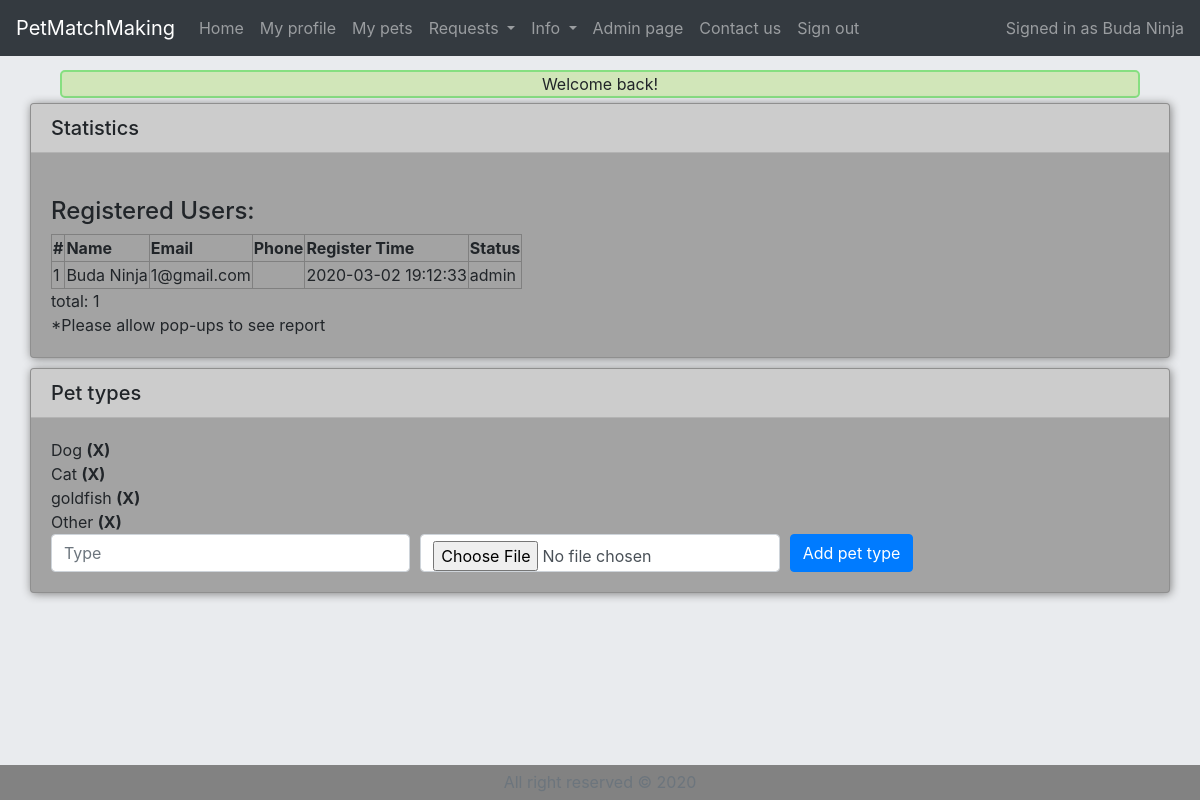
The app's page /main.php?admin (signed in), older data.
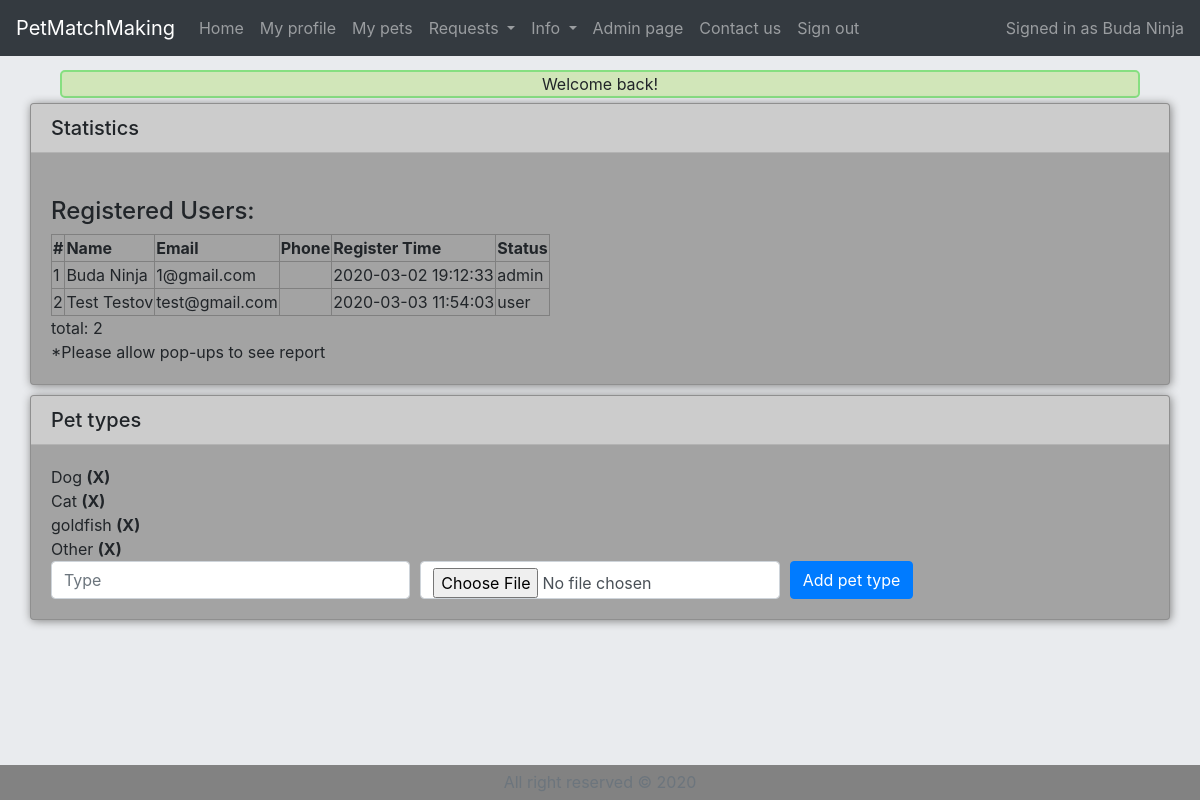
The same page, newer data.
### tables this page shows
CREATE TABLE `users` (
  `userID` int(11) NOT NULL,
  `userEmail` varchar(64) NOT NULL,
  `userPassword` varchar(64) NOT NULL,
  `userFName` varchar(64) NOT NULL,
  `userLName` varchar(64) NOT NULL,
  `userPhone` varchar(64) NOT NULL,
  `userBirthday` date NOT NULL,
  `userAbout` text NOT NULL,
  `userRegisterTime` datetime NOT NULL,
  `userStatus` varchar(64) NOT NULL
);

### classes/dbClass.php (called while the page is built, shortened)
<?php
require_once "User.php";
class dbClass
{
    private $host;
    private $db;
    private $charset;
    private $user;
    private $pass;
    private $opt = array(
        PDO::ATTR_ERRMODE => PDO::ERRMODE_EXCEPTION,
        PDO::ATTR_DEFAULT_FETCH_MODE => PDO::FETCH_ASSOC
    );
    private $connection;
    public function __construct(string $host = "localhost", string $db = "petmatchdb", string $charset = "utf8", string $user = "root", string $pass = "")
    {
        $this->host = $host;
        $this->db = $db;
        $this->charset = $charset;
        $this->user = $user;
        $this->pass = $pass;
    }
    public function connect()
    {
        $dsn = "mysql:host=$this->host;dbname=$this->db;charset=$this->charset";
        $this->connection = new PDO($dsn, $this->user, $this->pass, $this->opt);
    }
    public function disconnect(){
        $this->connection = null;
    }
    public function getObjectsGeneral($table_name, $condition, $objectToFetch){
        $objArray = Array();
        $sql="SELECT * FROM `".$table_name."`".$condition;
        $result = $this->connection->query($sql);
        while ($row = $result->fetchObject($objectToFetch)){
            $objArray[] = $row;
        }
        return $objArray;
    }
    function xmlToString($htmlStr)
    {
        $xmlStr=str_replace('&lt;','<',$htmlStr);
        $xmlStr=str_replace('&gt;','>',$xmlStr);
        $xmlStr=str_replace('&quot;','"',$xmlStr);
        $xmlStr=str_replace("&#39;","'",$xmlStr);
        $xmlStr=str_replace('&amp;',"&",$xmlStr);
        return $xmlStr;
    }
}

### classes/User.php (called while the page is built, shortened)
<?php
require_once "dbClass.php";
class User
{
    private $userEmail;
    private $userFName;
    private $userLName;
    private $userRegisterTime;
    private $userStatus;
    public function getUserRegisterTime()
    {
        return $this->userRegisterTime;
    }
    public function getUserFName()
    {
        $db = new dbClass();
        return $db->xmlToString($this->userFName);
    }
    public function getUserLName()
    {
        $db = new dbClass();
        return $db->xmlToString($this->userLName);
    }
    public function getUserEmail()
    {
        return $this->userEmail;
    }
    public function getUserStatus()
    {
        return $this->userStatus;
    }
}

### admin.php (the view, shortened to what the changed rows need)
<?php
require_once "classes/dbClass.php";
require_once "classes/User.php";
require_once "classes/dbClassPetsFunctions.php";
$db = new dbClass();
echo "<div class='d-flex justify-content-center'>";
echo "<div class='card'>";
echo "<h5 class='card-header'>Statistics</h5>";
echo "<div class='card-body'>";
$users_arr = $db->getObjectsGeneral("users", " WHERE 1 ORDER BY userStatus", "User");
echo "<br><h4>Registered Users:</h4>";
if ($users_arr == null){
    $str="No registered users in DB";
}
else
{
    $count=0;
    $str = "<table border='1'>";
    $str.="<tr>";
    $str.="<td><b>#</b></td>";
    $str.="<td><b>Name</b></td>";
    $str.="<td><b>Email</b></td>";
    $str.="<td><b>Phone</b></td>";
    $str.="<td><b>Register Time</b></td>";
    $str.="<td><b>Status</b></td>";
    $str.="</tr>";
    foreach ($users_arr as $k)
    {
        $count++;
        $str.="<tr>";
        $str.="<td>".$count."</td>";
        $str.="<td>".$k->getUserFName()." ".$k->getUserLName()."</td>";
        $str.="<td>".$k->getUserEmail()."</td>";
        $str.="<td>".$k->getUserPhone()."</td>";
        $str.="<td>".$k->getUserRegisterTime()."</td>";
        $str.="<td>".$k->getUserStatus()."</td>";
        $str.="</tr>";
    }
    $str.= "</table>";
    $str.= "total: ".$count;
}
echo $str;
echo "<br>";
echo "*Please allow pop-ups to see report";
echo "</div></div></div>";
$str="";
$str.=  "<div class='d-flex justify-content-center'>";
$str.=  "<div class='card'>";
$str.=  "<h5 class='card-header'>Pet types</h5>";
$str.=  "<div class='card-body'>";
$petTypes = file_get_contents("classes/petTypes.txt");
$words_arr = explode("\n",$petTypes);
$str.="<form action='admin.php' method=post>";
foreach ($words_arr as $k=>$v)
{
    if ($v != "")
        $str.= $v."  <button type='submit' class='buttonLooksLikeLink' name='RemovePetType".$v."'>(X)</button><br>";
}
$str.="</form>";
$str.="<form action='admin.php' method='post' enctype='multipart/form-data'>";
$str.="<div class='form-row'>";
$str.="<div class='col'>";
$str.="<input type='text' class='form-control form-control' placeholder='Type' name='ptype' pattern='[A-Za-z]{2,15}' title='Only letters, at least two' required='required'>";
$str.="</div>";
$str.="<div class='col'>";
$str.="<input type='file' class='form-control' name='load_user_file' required='required'>";
$str.="</div>";
$str.="<div class='col'>";
$str.="<button type='submit' class='btn btn-primary' name='petTypeAdd'>Add pet type</button>";
$str.="</div>";
$str.="</div>";
$str.="</form>";
$str.=  "</div></div></div>";
echo $str;

### headerUser.php (shortened to what the changed rows need)
<header>
    <div class="fixed-top">
        <nav class="navbar navbar-expand-lg navbar-dark bg-dark">
            <div class="collapse navbar-collapse" id="navbarNavDropdown">
                <ul class="navbar-nav mr-auto">
                    <li class="nav-item">
                    </li>
                    <li class="nav-item">
                    </li>
                    <li class="nav-item">
                    </li>
                    <li class="nav-item dropdown">
                    </li>
                    <li class="nav-item dropdown">
                    </li>
                    <?php
                    require_once "classes/dbClass.php";
                    require_once "classes/User.php";
                    $db = new dbClass();
                    $signedInUser = $db->getObjectsGeneral("users", "WHERE `userID`='".$_SESSION['user']."'", "User")[0];
                    if ($signedInUser->getUserStatus()=="admin")
                        echo "<li class='nav-item'><a class='nav-link' href='?admin'>Admin page</a></li>";
                    ?>
                    <li class="nav-item">
                    </li>
                    <li class="nav-item">
                    </li>
                </ul>
                <span class="navbar-text">
                  <?php
                  if (isset($_SESSION['user']))
                      echo "Signed in as ".$signedInUser->getUserFName()." ".$signedInUser->getUserLName();
                  else
                      echo "Not signed in";
                  ?>
                </span>
            </div>
        </nav>
    </div>
</header>

Row changes from the older to the newer data that the page shows:
added users: userFName "Test", userLName "Testov", userEmail "test@gmail.com", userRegisterTime "2020-03-03 11:54:03", userStatus "user"
Text that changed along with them:
$str: "total: 1" → "total: 2"
